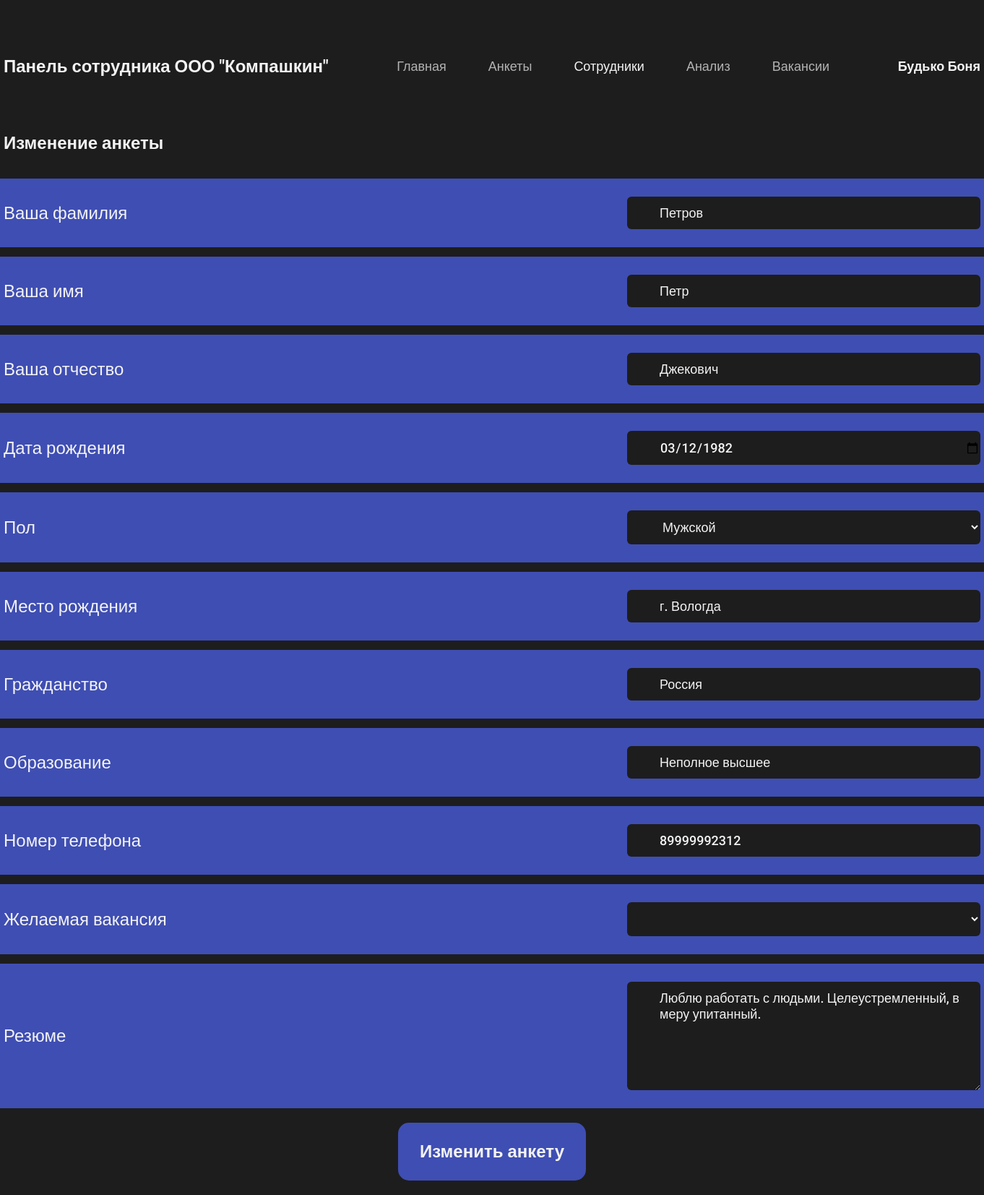
Screenshot of /hr_dep_sotr/change_anketa.php?id=3 (signed in) with the database file from the repository.
### tables this page shows
CREATE TABLE `anketa` (
  `id_anketa` int NOT NULL,
  `id_user` int NOT NULL,
  `fam` varchar(255) NOT NULL,
  `name` varchar(255) NOT NULL,
  `otch` varchar(255) DEFAULT NULL,
  `date_birthday` date NOT NULL,
  `pol` tinyint(1) NOT NULL,
  `mesto_rojdenia` varchar(255) NOT NULL,
  `grajdanstvo` varchar(255) NOT NULL,
  `obrazovanie` varchar(255) NOT NULL,
  `telephone` varchar(255) NOT NULL,
  `id_post` int NOT NULL,
  `resume` text NOT NULL,
  `status` varchar(255) NOT NULL
);

### hr_dep_sotr/dbinfo.php (called while the page is built)
<?php
	return [
		'host' => 'localhost',
		'dbname' => 'hr_dep',
		'login' => 'root',
		'password' => 'root'
	];
?>

### hr_dep_sotr/hrlib.php (called while the page is built, shortened)
<?php
	class DB
	{
		private $db;
		public function __construct()
		{
			$dbinfo = require 'dbinfo.php';
			$this->db = new PDO('mysql:host=' . $dbinfo['host'] . ';dbname=' . $dbinfo['dbname'], $dbinfo['login'], $dbinfo['password']);
		}
		public function query($sql, $params = [])
		{
			$stmt = $this->db->prepare($sql);
			if ( !empty($params) ) {
				foreach ($params as $key => $value) {
					$stmt->bindValue(":$key", $value);
				}
			}
			$stmt->execute();
			return $stmt->fetchAll(PDO::FETCH_ASSOC);
		}
		public function get_name($id)
		{
            $param = [ "id" => $id ];
			$data = $this->query("SELECT fam, name FROM anketa WHERE id_user = :id", $param);
            if (isset($data[0]["fam"]) && isset($data[0]["name"])) {
				return $data[0]["fam"]." ".$data[0]["name"];
			}
			else {
				return null;
			}
		}
		public function get_info_change_anketa($id)
		{
            $param = [ "id" => $id ];
            $result = $this->query("SELECT * FROM anketa WHERE id_anketa = :id LIMIT 1", $param);
            if ($result) {
                return $result[0];
            }
            else {
                return null;
            }
		}
	}
?>

### hr_dep_sotr/change_anketa.php (the view, shortened to what this page needs)
<?php
    include "hrlib.php";
    $db = new DB;
    $id = $_SESSION['id'];
    $id_anketa = $_GET["id"];
    $data = $db->get_info_change_anketa($id_anketa);
    if ($data != null) {
        $fam = $data["fam"];
        $name = $data["name"];
        $otch = $data["otch"];
        $date_birthday = $data["date_birthday"];
        $pol = $data["pol"];
        $mesto_rojdenia = $data["mesto_rojdenia"];
        $grajdanstvo = $data["grajdanstvo"];
        $obrazovanie = $data["obrazovanie"];
        $telephone = $data["telephone"];
        $resume = $data["resume"];
    }
    else {
        header('Location: login.html');
    }
?>
<!DOCTYPE html>
<html lang="en">
    <head>
        <link rel="stylesheet" href="css/index.css">
        <link rel="stylesheet" href="css/change_anketa.css">
    </head>
    <body>
        <header>
            <div class="container">
                <p class="logo">Панель сотрудника ООО "Компашкин"</p>
                <nav>
                    <ul>
                        <li>
                            <a class="main" href="index.php">Главная</a>
                        </li>
                        <li>
                            <a class="ankets" href="ankets.php">Анкеты</a>
                        </li>
                        <li>
                            <a class="send_anket" href="sotr.php">Сотрудники</a>
                        </li>
                        <li>
                            <a class="analyse" href="analyse.php">Анализ</a>
                        </li>
                        <li>
                            <a class="vacans" href="vacans.php">Вакансии</a>
                        </li>
                    </ul>
                </nav>
                <p class="name"><?php echo $db->get_name($id); ?></p>
            </div>
        </header>
        <section>
            <div class="container">
                <h1>Изменение анкеты</h1>
            </div>
            <div class="block_form">
                    <div class="pole">
                        <div class="container">
                            <label for="fam">Ваша фамилия</label>
                            <input type="text" name="fam" id="fam" placeholder="Петров" value="<?php echo $fam; ?>">
                        </div>
                    </div>
                    <div class="pole">
                        <div class="container">
                            <label for="name">Ваша имя</label>
                            <input type="text" name="name" id="name" placeholder="Боня" value="<?php echo $name; ?>">
                        </div>
                    </div>
                    <div class="pole">
                        <div class="container">
                            <label for="otch">Ваша отчество</label>
                            <input type="text" name="otch" id="otch" placeholder="Юрьевна" value="<?php echo $otch; ?>">
                        </div>
                    </div>
                    <div class="pole">
                        <div class="container">
                            <label for="date_birthday">Дата рождения</label>
                            <input type="date" name="date_birthday" id="date_birthday" placeholder="11.12.2000" value="<?php echo $date_birthday; ?>">
                        </div>
                    </div>
                    <div class="pole">
                        <div class="container">
                            <label for="pol">Пол</label>
                            <select name="pol" id="pol">
                                <?php
                                    if ($pol == 1) {
                                        echo '<option value="0">Женский</option>
                                        <option value="1" selected>Мужской</option>';
                                    }
                                    else {
                                        echo '<option value="0" selected>Женский</option>
                                        <option value="1">Мужской</option>';
                                    }
                                ?>
                            </select>
                        </div>
                    </div>
                    <div class="pole">
                        <div class="container">
                            <label for="mesto_rojdenia">Место рождения</label>
                            <input type="text" name="mesto_rojdenia" id="mesto_rojdenia" placeholder="г. Москва" value="<?php echo $mesto_rojdenia; ?>">
                        </div>
                    </div>
                    <div class="pole">
                        <div class="container">
                            <label for="grajdanstvo">Гражданство</label>
                            <input type="text" name="grajdanstvo" id="grajdanstvo" placeholder="Россия" value="<?php echo $grajdanstvo; ?>">
                        </div>
                    </div>
                    <div class="pole">
                        <div class="container">
                            <label for="obrazovanie">Образование</label>
                            <input type="text" name="obrazovanie" id="obrazovanie" placeholder="Высшее недополненное" value="<?php echo $obrazovanie; ?>">
                        </div>
                    </div>
                    <div class="pole">
                        <div class="container">
                            <label for="telephone">Номер телефона</label>
                            <input type="tel" name="telephone" id="telephone" placeholder="89318412341" value="<?php echo $telephone; ?>">
                        </div>
                    </div>
                    <div class="pole">
                        <div class="container">
                            <label for="id_post">Желаемая вакансия</label>
                            <select name="id_post" id="id_post">
                            </select>
                        </div>
                    </div>
                    <div class="pole">
                        <div class="container">
                            <label for="resume">Резюме</label>
                            <textarea placeholder="Коротко о себе" name="resume" id="resume"><?php echo $resume; ?></textarea>
                        </div>
                    </div>
                    <button type="submit">Изменить анкету</button>
            </div>
        </section>
    </body>
</html>

### hr_dep_sotr/css/index.css (style rules this page uses)
* { padding: 0; margin: 0; box-sizing: border-box; font-family: 'Roboto', sans-serif; color: #F3F3F3; }
body { background-color: #1d1d1d; }
header { padding: 78px 0; }
header .container { display: flex; justify-content: space-between; align-items: center; }
.container { width: 1352px; margin: 0 auto; }
nav li { list-style-type: none; margin-right: 58px; }
nav li:last-child { margin-right: 0; }
nav ul { display: flex; }
.logo { font-size: 24px; font-weight: 700; }
nav a { font-size: 18px; font-weight: 500; opacity: .7; text-decoration: none; }
.main { opacity: 1; }
.name { font-size: 18px; font-weight: 700; }
h1 { margin-bottom: 35px; }
h1, .id, .status { font-size: 24px; font-weight: 700; }

### hr_dep_sotr/css/change_anketa.css (style rules this page uses)
.main { opacity: .7; }
.send_anket { opacity: 1; }
.pole { background-color: #3f4eb3; width: 100%; padding: 25px 0; }
.pole .container { display: flex; justify-content: space-between; align-items: center; }
label { font-size: 24px; font-weight: 500; }
input, select, textarea { background-color: #1d1d1d; border: none; width: 489px; padding: 12px 0; padding-left: 45px; border-radius: 6px; font-size: 18px; font-weight: 500; }
textarea { height: 150px; }
.block_form .pole { margin-bottom: 13px; }
.block_form button { display: block; margin: 20px auto; width: 260px; padding: 26px 0; background-color: #3f4eb3; font-size: 24px; font-weight: 700; border: none; cursor: pointer; border-radius: 15px; }

### rows the page displays
anketa: $db->get_name($id) "Будько Боня"
anketa: fam "Петров", name "Петр", otch "Джекович", date_birthday "03/12/1982", pol "Мужской", mesto_rojdenia "г. Вологда", grajdanstvo "Россия", obrazovanie "Неполное высшее", telephone "89999992312", resume "Люблю работать с людьми. Целеустремленный, в меру упитанный."
